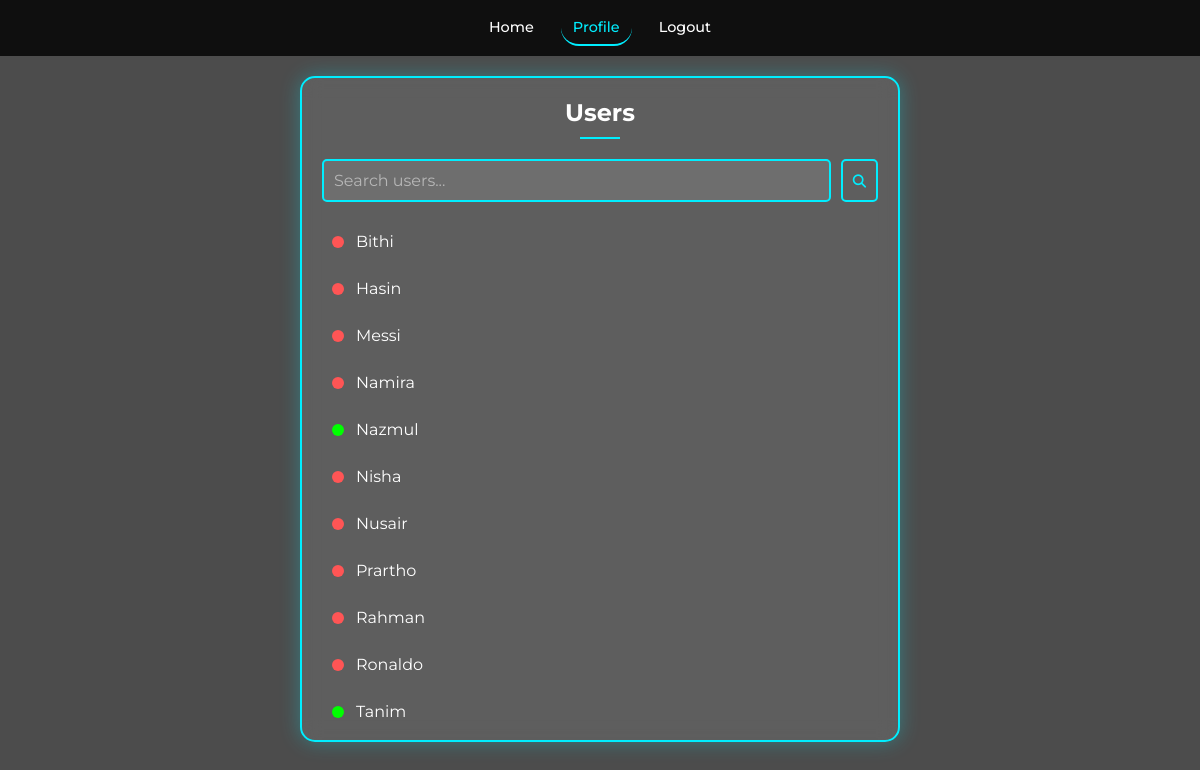
Before: /search_user.php (signed in) with the older database file.
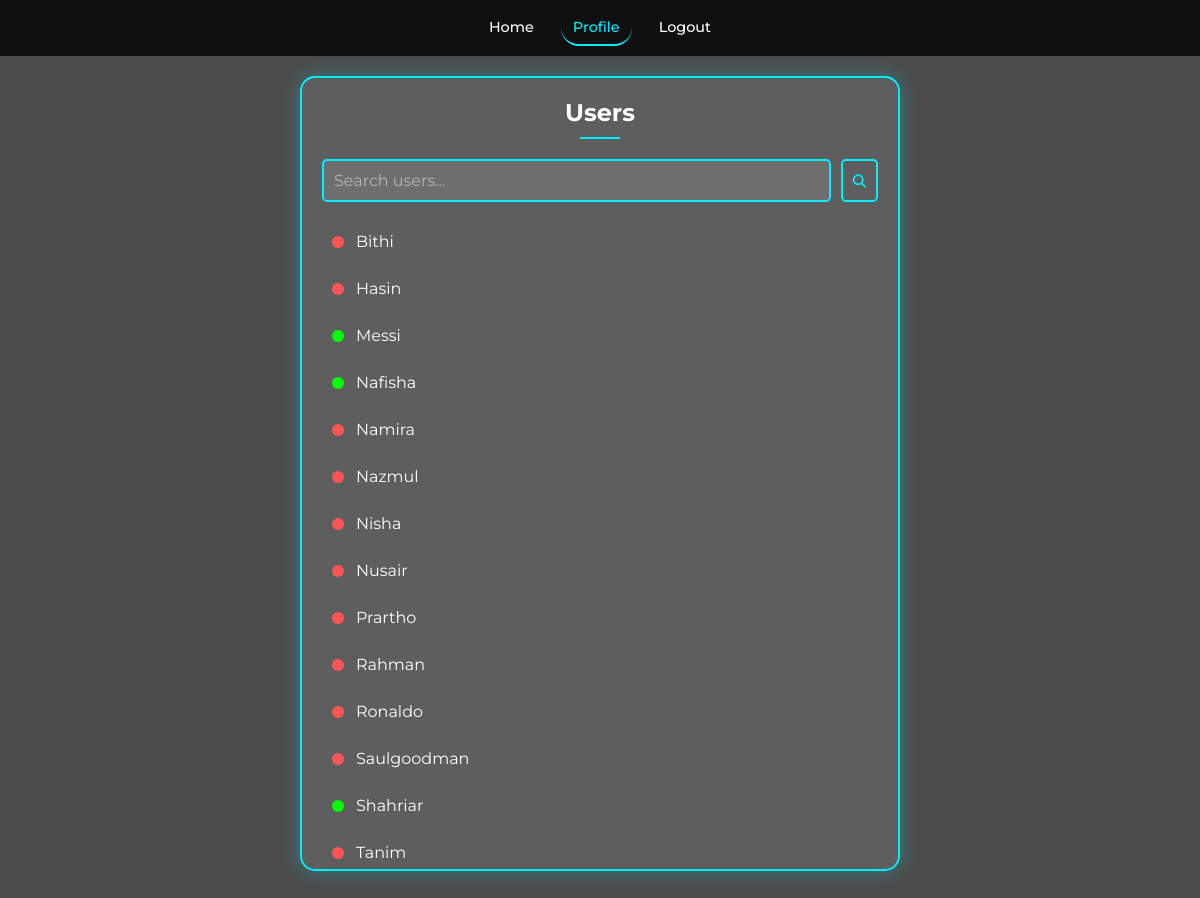
After: the same page with the newer database file.
### tables this page shows
CREATE TABLE `user` (
  `user_id` int(11) NOT NULL AUTO_INCREMENT,
  `username` varchar(50) NOT NULL,
  `email` varchar(100) NOT NULL,
  `password` varchar(255) NOT NULL,
  `status` varchar(50) NOT NULL DEFAULT 'Offline',
  `id_no` int(11) DEFAULT NULL,
  PRIMARY KEY (`user_id`),
  UNIQUE KEY `email` (`email`),
  UNIQUE KEY `id_no` (`id_no`)
);

### search_user.php (the view, shortened to what this page needs)
<?php
require_once 'connect.php';
$user_id = $_SESSION['user_id'];
$selected_user_id = isset($_GET['user_id']) ? $_GET['user_id'] : 0;
$search_term = isset($_POST['search']) ? $_POST['search'] : '';
$users_query = "SELECT user_id, username, status FROM user WHERE user_id != $user_id AND username LIKE '%$search_term%' ORDER BY username";
$users_result = mysqli_query($conn, $users_query);
?>
<!DOCTYPE html>
<html lang="en">
<head>
    <link rel="stylesheet" href="search_user.css">
</head>
<body>
    <nav class="button-group">
        <a href="index.php">Home</a>
        <a href="profile.php" class="active">Profile</a>
        <a href="logout.php">Logout</a>
    </nav>
    <div class="user-container">
        <h2>Users</h2>
        <form method="POST" class="search-form">
            <input type="text" name="search" placeholder="Search users..." value="<?php echo $search_term; ?>">
            <button type="submit" class="search-btn"><i class="fas fa-search"></i></button>
        </form>
        <ul class="user-list">
            <?php while ($user = mysqli_fetch_assoc($users_result)): ?>
                <li class="<?php echo $selected_user_id == $user['user_id'] ? 'active' : ''; ?>">
                    <a href="Profile_dashboard/others_profile.php?user_id=<?php echo $user['user_id']; ?>">
                        <span class="status-dot <?php echo $user['status'] == 'Online' ? 'online' : 'offline'; ?>"></span>
                        <?php echo $user['username']; ?>
                    </a>
                </li>
            <?php endwhile; ?>
        </ul>
    </div>
</body>
</html>

### search_user.css (style rules this page uses)
* { margin: 0; padding: 0; box-sizing: border-box; font-family: 'Montserrat', sans-serif; }
body { min-height: 100vh; background: url('https://ceramicbangladesh.com/wp-content/uploads/2025/02/Asset-14_13_11zon.webp') no-repeat center/cover fixed; position: relative; color: #fff; overflow-x: hidden; }
body::before { content: ''; position: fixed; top: 0; left: 0; width: 100%; height: 100%; background: rgba(0, 0, 0, 0.7); backdrop-filter: blur(5px); z-index: -1; }
.button-group { display: flex; justify-content: center; gap: 15px; padding: 10px 0; background: rgba(0, 0, 0, 0.8); flex-wrap: wrap; }
.button-group a { text-decoration: none; color: #fff; font-size: 0.9rem; font-weight: 500; padding: 8px 12px; border-radius: 20px; transition: background 0.3s ease, color 0.3s ease; white-space: nowrap; }
.button-group a.active { border-bottom: 2px solid #0ef; color: #0ef; }
.button-group a::before { font-family: 'Font Awesome 6 Free'; font-weight: 900; margin-right: 6px; display: inline-block; }
.user-container { margin: 20px auto; width: 90%; max-width: 600px; background: rgba(255, 255, 255, 0.1); backdrop-filter: blur(10px); border: 2px solid #0ef; border-radius: 15px; padding: 20px; box-shadow: 0 0 20px rgba(0, 238, 255, 0.3); animation: fadeIn 0.5s ease-out; max-height: 70vh; overflow-y: auto; }
.user-container h2 { font-size: 1.5rem; color: #fff; text-align: center; margin-bottom: 20px; position: relative; }
.user-container h2::after { content: ''; display: block; width: 40px; height: 2px; background: #0ef; margin: 10px auto; }
.search-form { display: flex; gap: 10px; margin-bottom: 20px; }
.search-form input { flex: 1; padding: 10px; font-size: 1rem; color: #fff; background: rgba(255, 255, 255, 0.1); border: 2px solid #0ef; border-radius: 5px; outline: none; transition: border-color 0.3s ease; }
.search-form input::placeholder { color: rgba(255, 255, 255, 0.5); }
.search-form .search-btn { padding: 10px; background: transparent; border: 2px solid #0ef; color: #0ef; border-radius: 5px; cursor: pointer; transition: background 0.3s ease, color 0.3s ease; }
.user-list { list-style: none; display: flex; flex-direction: column; gap: 8px; }
.user-list li { border-radius: 5px; transition: background 0.3s ease; }
.user-list li a { display: flex; align-items: center; padding: 10px; color: #fff; text-decoration: none; font-size: 1rem; font-weight: 400; transition: color 0.3s ease, background 0.3s ease; }
.user-list .status-dot { width: 12px; height: 12px; border-radius: 50%; margin-right: 12px; display: inline-block; }
.user-list .status-dot.online { background: #00ff00; }
.user-list .status-dot.offline { background: #ff5555; }

Changed rows visible on the page:
changed user "Messi": status "Offline" → "Online" (drawn)
added user: username "Nafisha"
changed user "Nazmul": status "Online" → "Offline" (drawn)
added user: username "Saulgoodman"
added user: username "Shahriar"
changed user "Tanim": status "Online" → "Offline" (drawn)
